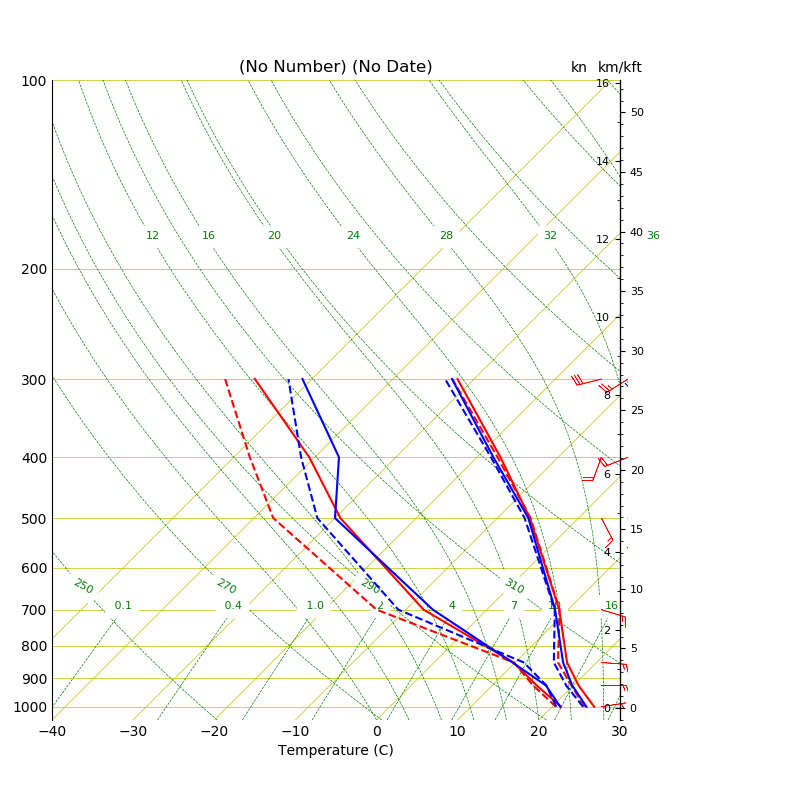

Reproduce this figure in Python.
#!/usr/bin/env python
import numpy as np
import numpy.ma as ma
import os.path
from matplotlib.pyplot import rcParams,figure,show,draw
import sys

dir_path = "/Users/france-norbrute/Documents/trafin/fouyol/recherche/lovy/soundings/src/main/sql/tephi"
print(dir_path)

from skewt import SkewT

files = [
        os.path.join(dir_path, 'guadeloupe_jnp_ndjf_tephi_data.txt'),
        os.path.join(dir_path, 'guadeloupe_jp_ndjf_tephi_data.txt'),
        os.path.join(dir_path, 'puerto_rico_jnp_ndjf_tephi_data.txt'),
        os.path.join(dir_path, 'puerto_rico_jp_ndjf_tephi_data.txt')
        ]



def get_data(file):
    pres, temp, mixr, relh, dwpt, hght , sknt, drct = np.loadtxt(file, usecols=range(0, 8), unpack=True)

    okmask = [0]*len(pres)

    temp = ma.masked_array(temp, mask = okmask, fill_value = -999.0)
    mixr = ma.masked_array(mixr, mask = okmask, fill_value = -999.0)
    dwpt = ma.masked_array(dwpt, mask = okmask, fill_value = -999.0)
    hght = ma.masked_array(hght, mask = okmask, fill_value = -999.0)
    sknt = ma.masked_array(sknt, mask = okmask, fill_value = -999.0)
    drct = ma.masked_array(drct, mask = okmask, fill_value = -999.0)
    pres = ma.masked_array(pres, mask = okmask, fill_value = -999.0)

    data=dict(zip(('hght' , 'pres','temp','dwpt','mixr','relh','sknt','drct'),( hght, pres, temp, dwpt, mixr, relh, sknt, drct)))
    return data

mydatas = [get_data(files[0]),
           get_data(files[1]),
           get_data(files[2]),
           get_data(files[3]),
]


S=SkewT.Sounding(soundingdata=mydatas[0])
T=SkewT.Sounding(soundingdata=mydatas[1])
U=SkewT.Sounding(soundingdata=mydatas[2])
V=SkewT.Sounding(soundingdata=mydatas[3])

S.make_skewt_axes()
S.add_profile(color='r',bloc=1, linestyle = '--')

S.soundingdata = T.soundingdata
S.add_profile(color='r',bloc=2)

S.soundingdata = U.soundingdata
S.add_profile(color='b', bloc=3, linestyle = '--')

S.soundingdata = V.soundingdata
S.add_profile(color='b',bloc=4)

show()
